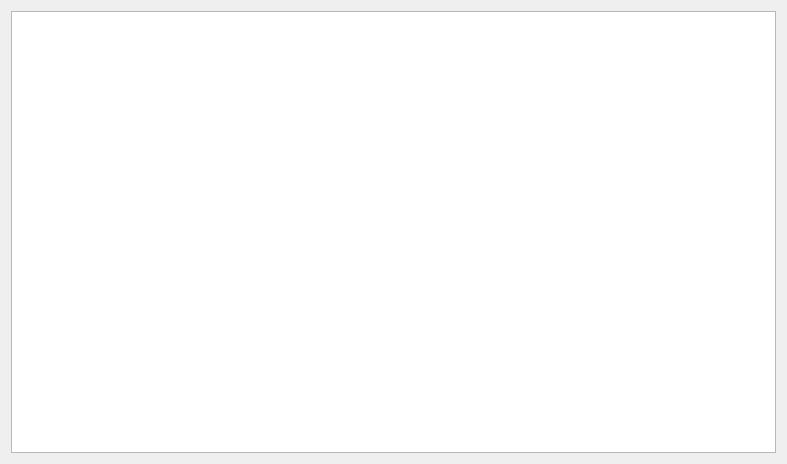
<?xml version="1.0" encoding="UTF-8"?>
<ui version="4.0">
 <class>ContractsInfo</class>
 <widget class="QWidget" name="ContractsInfo">
  <property name="geometry">
   <rect>
    <x>0</x>
    <y>0</y>
    <width>787</width>
    <height>464</height>
   </rect>
  </property>
  <property name="windowTitle">
   <string>ContractsInfo</string>
  </property>
  <layout class="QHBoxLayout" name="horizontalLayout">
   <item>
    <widget class="QTableView" name="tableViewContractsInfo"/>
   </item>
  </layout>
 </widget>
 <layoutdefault spacing="6" margin="11"/>
 <resources/>
 <connections/>
</ui>
